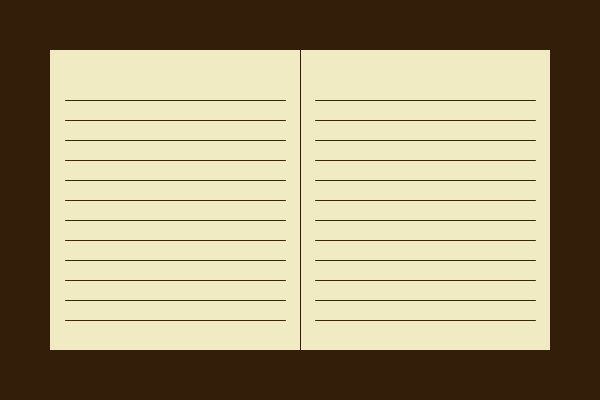
Frame 1 (no input)
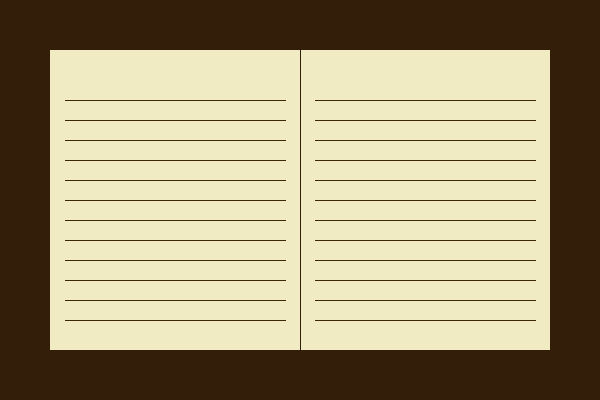
Frame 60 (the mouse pressed at the canvas centre just before this capture)
Frame 120 (the mouse held since frame 60 and released just before this capture): identical to frame 60, image omitted

The Processing sketch that drew these frames (run headless with seeded random() and noise(); from frame 60 on, the mouse is pressed at the canvas centre):

// Processing sketch: processing_40760
// ── processing_40760.pde

void setup() {
  size(600,400);
  background(240,235,195);
  smooth();
}
  
void draw() {
  noStroke();
  frameRate(100);

  
  if (mousePressed && (mouseButton == LEFT)) {
    fill(62,38,9);
    ellipse(mouseX,mouseY,3,6);
    fill(62,38,9,100);
    ellipse(mouseX+1,mouseY-3,2,4);
  } else if (mousePressed && (mouseButton == RIGHT)) {
    fill(240,235,195);
    ellipse(mouseX,mouseY,20,20);
  } else {
    noFill();
  }
  fill(50,30,9);
  rect(0,0,50,height);
  rect(0,0,width,50);
  rect(0,height-50,width,50);
  rect(width-50,0,50,height);
  stroke(50,30,9);
  line(width/2,0,width/2,height);
  stroke(62,38,9);
  line(65,100,width/2-15,100);
  line(65,120,width/2-15,120);
  line(65,140,width/2-15,140);
  line(65,160,width/2-15,160);
  line(65,180,width/2-15,180);
  line(65,200,width/2-15,200);
  line(65,220,width/2-15,220);
  line(65,240,width/2-15,240);
  line(65,260,width/2-15,260);
  line(65,280,width/2-15,280);
  line(65,300,width/2-15,300);
  line(65,320,width/2-15,320);
  //pagdestra
  line(width/2+15,100,width-65,100);
  line(width/2+15,120,width-65,120);
  line(width/2+15,140,width-65,140);
  line(width/2+15,160,width-65,160);
  line(width/2+15,180,width-65,180);
  line(width/2+15,200,width-65,200);
  line(width/2+15,220,width-65,220);
  line(width/2+15,240,width-65,240);
  line(width/2+15,260,width-65,260);
  line(width/2+15,280,width-65,280);
  line(width/2+15,300,width-65,300);
  line(width/2+15,320,width-65,320);
}
